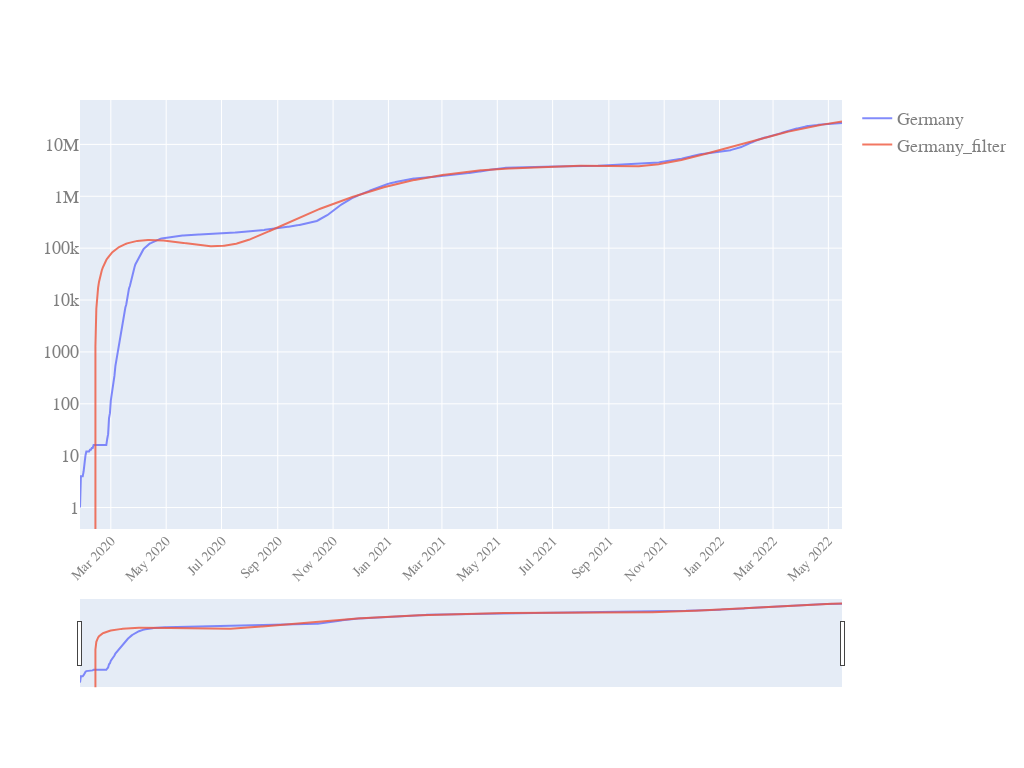

Notebook cell for this chart:
### Code cell
start_pos=5
quick_plot(df_analyse.date[start_pos:],
           df_analyse[['Germany','Germany_filter']].iloc[start_pos:,:],
           y_scale='log',
          slider=True)

### Figure 1 — Plotly figure (JSON) as saved in the notebook; plotly's stock layout.template omitted (floating-point values rounded to 4 significant figures; data arrays with more than 128 entries replaced by an {"elided": "..."} marker saying what was removed)
{"data": [{"name": "Germany", "opacity": 0.8, "type": "scatter", "x": {"elided": "841 str values"}, "y": {"elided": "841 int values"}}, {"name": "Germany_filter", "opacity": 0.8, "type": "scatter", "x": {"elided": "841 str values"}, "y": {"elided": "841 float values"}}], "layout": {"autosize": true, "font": {"color": "#7f7f7f", "family": "PT Sans, monospace", "size": 18}, "height": 768, "width": 1024, "xaxis": {"nticks": 20, "rangeslider": {"visible": true}, "tickangle": -45, "tickfont": {"color": "#7f7f7f", "size": 14}}, "yaxis": {"type": "log"}}}
